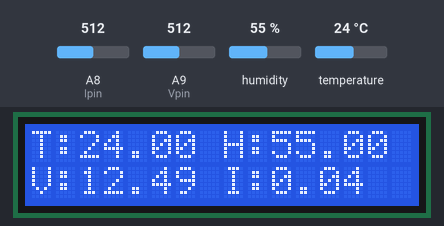
Bench run of a sketch on a simulated Arduino Mega 2560, built with avr-gcc and run on an emulated ATmega2560. Parts: 16×2 character LCD. The test bench sets the inputs (shaded band); at power-on: humidity 55 %, A8 (Ipin) = 512, A9 (Vpin) = 512, temperature 24 °C. What the sketch prints to the serial monitor is not drawn.

Above: at 1.6 s.
1.7 s: humidity set to 22 %
At 3.9 s:
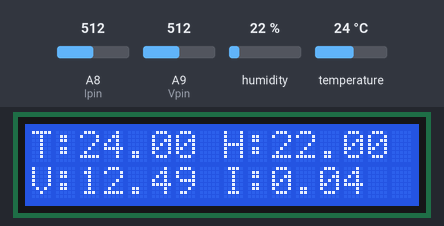
4.5 s: A8 (Ipin) set to 716
At 6.2 s:
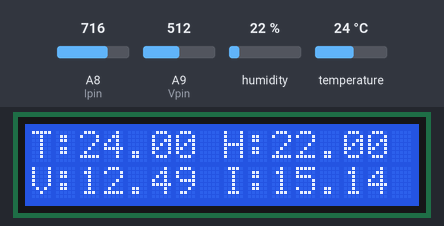
6.5 s: A9 (Vpin) set to 716
At 7.5 s:
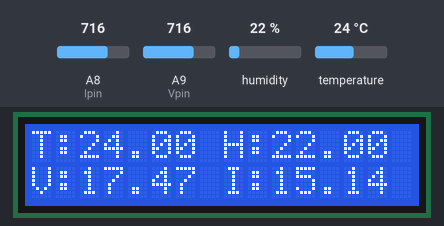
8.5 s: temperature set to 12 °C
At 9.9 s:
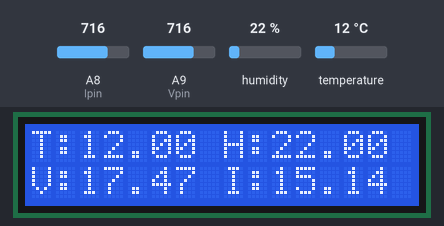
10.6 s: A8 (Ipin) set to 992
At 12.3 s:
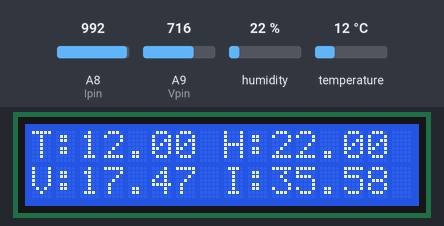
12.6 s: A9 (Vpin) set to 992
At 13.6 s:
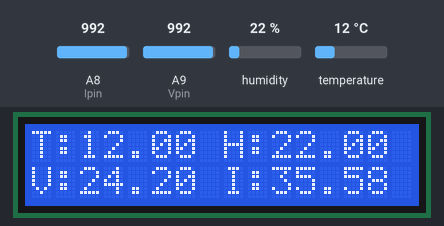
Timing chart, 0 to 15.6 s (numbered marks = the images above; inputs shaded):
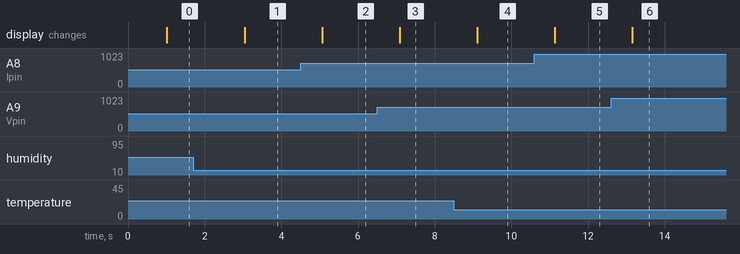

Measured:
- after the input at 1.7 s, the display: changes after 1.3 s (image 1)
- after the input at 4.5 s, the display: changes after 0.56 s (image 2)
- after the input at 6.5 s, the display: changes after 0.59 s (image 3)
- after the input at 8.5 s, the display: changes after 0.61 s (image 4)
- after the input at 10.6 s, the display: changes after 0.54 s (image 5)
- after the input at 12.6 s, the display: changes after 0.56 s (image 6)

The sketch:

ArduinoDAQpythonTHVI.ino
```cpp
#include <LiquidCrystal.h>
#include <DHT.h>

// LCD 16x2 (módulo) con A0 para botones
const int rs = 8, en = 9, d4 = 4, d5 = 5, d6 = 6, d7 = 7;
LiquidCrystal lcd(rs, en, d4, d5, d6, d7);

// Sensor de corriente
float Sensibilidad = 0.066; // Voltios/Amperio sensor de 30A
float Iread,Ivalue;
int Ipin = A8;

// Sensor de voltaje de 0-25 V
int Vpin = A9;
float Vvalue;

// DHT 22
int SENSOR = A10;
float TEMPERATURA,HUMEDAD;
DHT dht(SENSOR, DHT22);

// Timer
long To=0;


void setup() {
Serial.begin(9600);
lcd.begin(16,2);
lcd.clear();
//pinMode(A10,INPUT);
}

void loop() {
  if(millis() > To + 1000){

    // Reescribir
    lcd.clear();
    lcd.setCursor(0,0);

    // Temperatura (°C)
    TEMPERATURA = dht.readTemperature();
    Serial.print(TEMPERATURA);
    Serial.print(",");
    lcd.print("T:"+String(TEMPERATURA));

    // Humedad relativa (%)
    HUMEDAD = dht.readHumidity();
    Serial.print(HUMEDAD);
    Serial.print(",");
    lcd.print(" H:"+String(HUMEDAD));

    lcd.setCursor(0,1);

    // Voltaje (V)
    Vvalue = analogRead(Vpin)*(0.0244); //V=l*(Vomax/Vimax)
    Serial.print(Vvalue);
    lcd.print("V:"+String(Vvalue));
    Serial.print(",");

    // Corriente (A)
    Iread = analogRead(A8)*(5.0 / 1023.0);
    Ivalue=(Iread-2.5)/Sensibilidad;
    Serial.println(Ivalue);
    lcd.print(" I:"+String(Ivalue));
    To = millis();
  }
}
```
